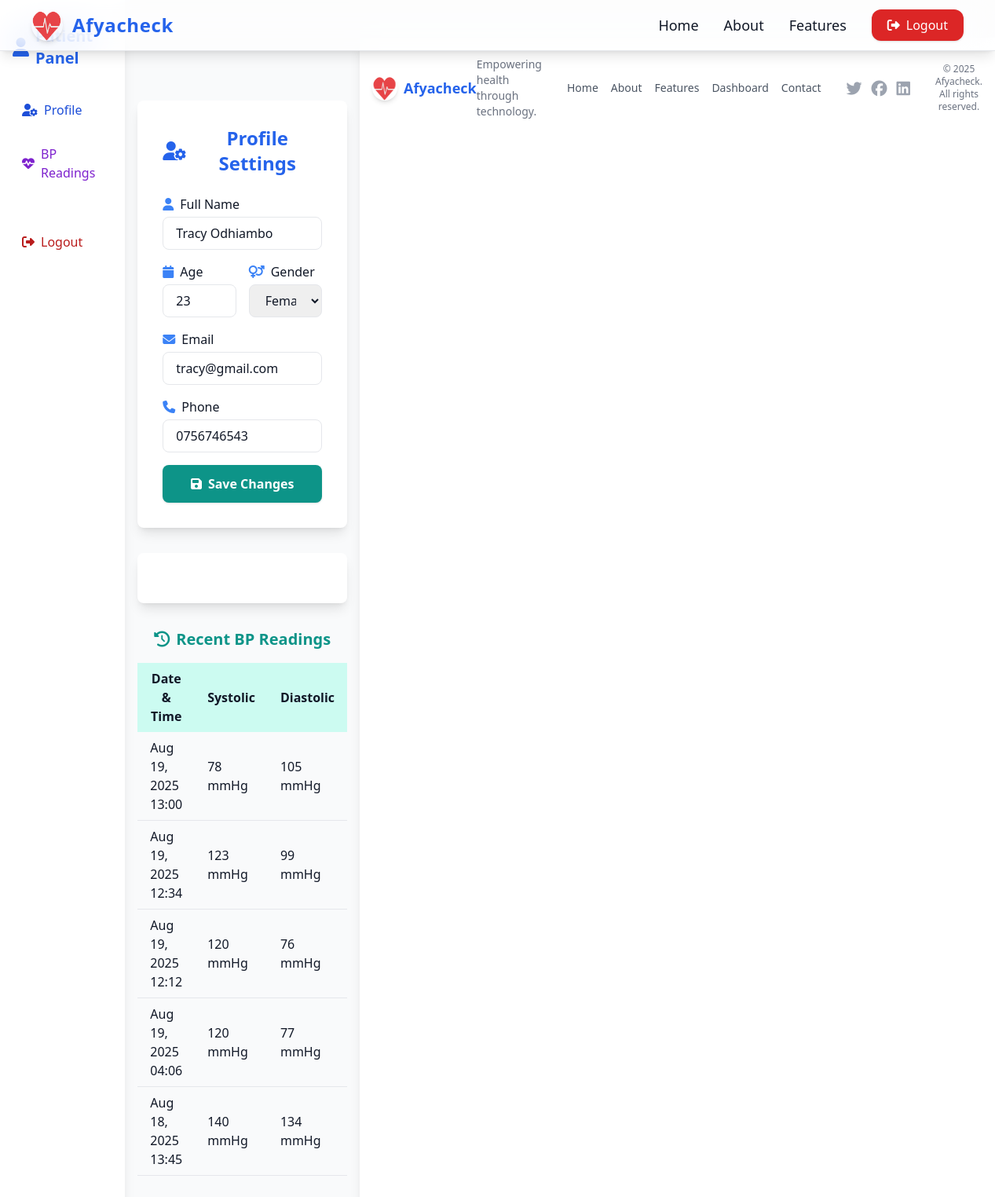
Screenshot of /profile.php (signed in) with the database file from the repository.
### tables this page shows
CREATE TABLE `patients` (
  `id` int(11) NOT NULL,
  `fullname` varchar(100) NOT NULL,
  `age` int(11) NOT NULL,
  `gender` varchar(10) NOT NULL,
  `email` varchar(100) NOT NULL,
  `phone` varchar(20) NOT NULL,
  `password` varchar(255) NOT NULL,
  `created_at` timestamp NOT NULL DEFAULT current_timestamp()
);

CREATE TABLE `bp_readings` (
  `id` int(11) NOT NULL,
  `patient_id` int(11) NOT NULL,
  `systolic` int(11) NOT NULL,
  `diastolic` int(11) NOT NULL,
  `pulse` int(11) NOT NULL,
  `reading_time` datetime NOT NULL,
  `created_at` timestamp NOT NULL DEFAULT current_timestamp(),
  `doctor_comment` text DEFAULT NULL,
  `status` varchar(30) DEFAULT 'Normal'
);

### profile.php (the view, shortened to what this page needs)
<?php
require_once __DIR__ . '/db.php';
$patient_id = $_SESSION['patient_id'];
$stmt = $pdo->prepare('SELECT fullname, age, gender, email, phone FROM patients WHERE id = ?');
$stmt->execute([$patient_id]);
$patient = $stmt->fetch();
?>
<!DOCTYPE html>
<html lang="en">
<head>
    <script src="https://cdn.tailwindcss.com"></script>
    <link rel="stylesheet" href="https://cdnjs.cloudflare.com/ajax/libs/font-awesome/6.4.2/css/all.min.css" />
</head>
<body class="bg-gray-50 dark:bg-gray-900 text-gray-900 dark:text-gray-100 min-h-screen transition-colors duration-500">
    <div class="flex min-h-screen">
        <aside class="w-64 bg-white dark:bg-gray-800 shadow-lg flex flex-col py-8 px-4 sticky top-0 h-screen z-10">
            <div class="flex items-center gap-2 mb-8">
                <i class="fa-solid fa-user text-2xl text-blue-600 dark:text-teal-400"></i>
                <span class="text-xl font-bold text-blue-600 dark:text-teal-400">Patient Panel</span>
            </div>
            <nav class="flex flex-col gap-4">
                <a href="profile.php"
                    class="flex items-center gap-2 px-3 py-2 rounded-lg hover:bg-blue-100 dark:hover:bg-blue-900 transition text-blue-700 dark:text-blue-300 font-medium">
                    <i class="fa-solid fa-user-cog"></i> Profile
                </a>
                <a href="bp_readings.php"
                    class="flex items-center gap-2 px-3 py-2 rounded-lg hover:bg-purple-100 dark:hover:bg-purple-900 transition text-purple-700 dark:text-purple-300 font-medium">
                    <i class="fa-solid fa-heartbeat"></i> BP Readings
                </a>
                <a href="logout.php"
                    class="flex items-center gap-2 px-3 py-2 rounded-lg hover:bg-red-100 dark:hover:bg-red-900 transition text-red-700 dark:text-red-300 font-medium mt-8">
                    <i class="fa-solid fa-sign-out-alt"></i> Logout
                </a>
            </nav>
        </aside>
        <div class="flex-1">
            <?php include __DIR__ . '/components/navbar.php'; ?>
            <main class="flex flex-col items-center justify-center py-16 px-4 min-h-[80vh]">
                <div class="w-full max-w-lg bg-white dark:bg-gray-800 rounded-lg shadow-lg p-8 mb-8">
                    <h2
                        class="text-2xl font-bold mb-6 text-blue-600 dark:text-teal-400 text-center flex items-center gap-2">
                        <i class="fa fa-user-cog"></i> Profile Settings</h2>
                    <form method="POST" action="profile.php" class="space-y-4">
                        <div>
                            <label for="fullname" class="block mb-1 font-medium"><i
                                    class="fa fa-user mr-2 text-blue-500"></i>Full Name</label>
                            <input type="text" id="fullname" name="fullname"
                                value="<?php echo htmlspecialchars($patient['fullname']); ?>" required
                                class="w-full px-4 py-2 rounded-lg border focus:outline-none focus:ring-2 focus:ring-blue-500 dark:bg-gray-700 dark:border-gray-600">
                        </div>
                        <div class="grid grid-cols-2 gap-4">
                            <div>
                                <label for="age" class="block mb-1 font-medium"><i
                                        class="fa fa-calendar mr-2 text-blue-500"></i>Age</label>
                                <input type="number" id="age" name="age" min="1"
                                    value="<?php echo htmlspecialchars($patient['age']); ?>" required
                                    class="w-full px-4 py-2 rounded-lg border focus:outline-none focus:ring-2 focus:ring-blue-500 dark:bg-gray-700 dark:border-gray-600">
                            </div>
                            <div>
                                <label for="gender" class="block mb-1 font-medium"><i
                                        class="fa fa-venus-mars mr-2 text-blue-500"></i>Gender</label>
                                <select id="gender" name="gender" required
                                    class="w-full px-4 py-2 rounded-lg border focus:outline-none focus:ring-2 focus:ring-blue-500 dark:bg-gray-700 dark:border-gray-600">
                                    <option value="Female" <?php if($patient['gender']==='Female') echo 'selected'; ?>>
                                        Female
                                    </option>
                                </select>
                            </div>
                        </div>
                        <div>
                            <label for="email" class="block mb-1 font-medium"><i
                                    class="fa fa-envelope mr-2 text-blue-500"></i>Email</label>
                            <input type="email" id="email" name="email"
                                value="<?php echo htmlspecialchars($patient['email']); ?>" required
                                class="w-full px-4 py-2 rounded-lg border focus:outline-none focus:ring-2 focus:ring-blue-500 dark:bg-gray-700 dark:border-gray-600">
                        </div>
                        <div>
                            <label for="phone" class="block mb-1 font-medium"><i
                                    class="fa fa-phone mr-2 text-blue-500"></i>Phone</label>
                            <input type="tel" id="phone" name="phone"
                                value="<?php echo htmlspecialchars($patient['phone']); ?>" required
                                class="w-full px-4 py-2 rounded-lg border focus:outline-none focus:ring-2 focus:ring-blue-500 dark:bg-gray-700 dark:border-gray-600">
                        </div>
                        <button type="submit"
                            class="w-full py-3 bg-teal-600 text-white font-semibold rounded-lg shadow hover:bg-teal-700 transition flex items-center justify-center gap-2"><i
                                class="fa fa-save"></i> Save Changes</button>
                    </form>
                </div>
                <div class="w-full max-w-lg bg-white dark:bg-gray-800 rounded-lg shadow-lg p-8 mb-8"></div>
                <h3 class="text-xl font-semibold mb-4 text-teal-600 flex items-center gap-2"><i
                        class="fa fa-history"></i>
                    Recent BP Readings</h3>
                <table class="w-full table-auto">
                    <thead>
                        <tr class="bg-teal-100 dark:bg-gray-700">
                            <th class="px-4 py-2">Date & Time</th>
                            <th class="px-4 py-2">Systolic</th>
                            <th class="px-4 py-2">Diastolic</th>
                        </tr>
                    </thead>
                    <tbody>
                        <?php
                            $stmt = $pdo->prepare('SELECT systolic, diastolic, reading_time FROM bp_readings WHERE patient_id = ? ORDER BY reading_time DESC LIMIT 5');
                            $stmt->execute([$patient_id]);
                            foreach ($stmt as $r): ?>
                        <tr class="border-b dark:border-gray-700">
                            <td class="px-4 py-2"><?php echo date('M d, Y H:i', strtotime($r['reading_time'])); ?></td>
                            <td class="px-4 py-2"><?php echo htmlspecialchars($r['systolic']); ?> mmHg</td>
                            <td class="px-4 py-2"><?php echo htmlspecialchars($r['diastolic']); ?> mmHg</td>
                        </tr>
                        <?php endforeach; ?>
                    </tbody>
                </table>
        </div>
        <?php include __DIR__ . '/components/footer.php'; ?>
    </div>
</body>
</html>

### rows the page displays
patients: fullname "Tracy Odhiambo", age "23", gender "Female", email "tracy@gmail.com", phone "0756746543"
bp_readings: reading_time "Aug 19, 2025 13:00", systolic "78", diastolic "105"
bp_readings: reading_time "Aug 19, 2025 12:34", systolic "123", diastolic "99"
bp_readings: reading_time "Aug 19, 2025 12:12", systolic "120", diastolic "76"
bp_readings: reading_time "Aug 19, 2025 04:06", systolic "120", diastolic "77"
bp_readings: reading_time "Aug 18, 2025 13:45", systolic "140", diastolic "134"
